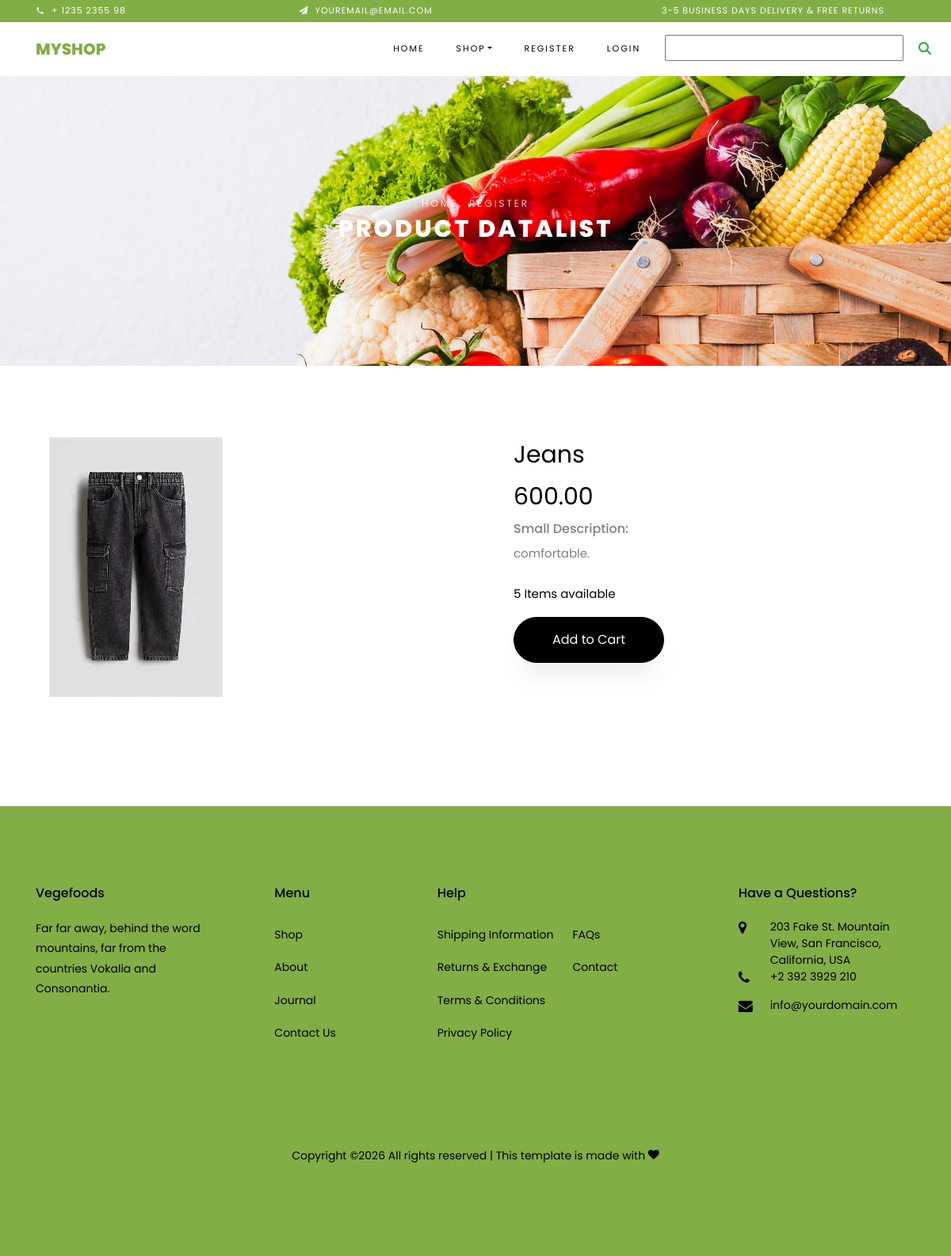
Page /productdetails/4 on the committed database.
### shop/models.py (models this page shows, shortened)
class Product(models.Model):
    name =models.CharField(max_length=100)
    description =models.TextField()
    image= models.ImageField(upload_to='products')
    stock = models.IntegerField()
    price = models.DecimalField(max_digits=10, decimal_places=2)
    available =models.BooleanField(default=True)
    category=models.ForeignKey(Category,on_delete = models.CASCADE,related_name='products')
    created_at = models.DateTimeField(auto_now_add=True)
    updated_at = models.DateTimeField(auto_now=True)

### shop/views.py (the view)
# urls.py: path('productdetails/<int:i>', views.ProductDetails.as_view(), name='productdetails'),
class ProductDetails(View):
    def get(self,request,i):
        p = Product.objects.get(id=i)
        context={'product':p}
        return render(request, 'productdetails.html',context)

### cart/context_processors.py (called while the page is built)
def cart_items(request):
    u=request.user
    total=0
    try:
     c=Cart.objects.filter(user=u)
     for i in c:
         total=total+i.quantity
    except:
          total=0
    return {'count':total}

### shop/context_processors.py (called while the page is built)
def menu_links(request):
    c = Category.objects.all()
    return {'link':c}

### templates/productdetails.html (shortened to what this page needs)
{% extends 'base.html' %}
{% load static %}
{% block header %}
    <div class="hero-wrap hero-bread" style="background-image: url({% static 'images/bg_1.jpg' %});">
      <div class="container">
        <div class="row no-gutters slider-text align-items-center justify-content-center">
          <div class="col-md-9 ftco-animate text-center">
          	<p class="breadcrumbs"><span class="mr-2"><a href="index.html">Home</a></span> <span>Register</span></p>
            <h1 class="mb-0 bread">product datalist</h1>
          </div>
        </div>
      </div>
    </div>
{% endblock %}
{%block content %}
{% load crispy_forms_tags %}
 <section class="ftco-section">
    	<div class="container">
    		<div class="row">
    			<div class="col-lg-6 mb-5 ftco-animate">
    				<a href="images/product-1.jpg" class="image-popup"><img src="{{product.image.url}}" class="img-fluid" alt="Colorlib Template"></a>
    			</div>
    			<div class="col-lg-6 product-details pl-md-5 ftco-animate">
    				<h3>{{product.name}}</h3>
    				<h4 class="price"><span>{{product.price}}</span></h4>
                    <h6> Small  Description:</h6>
    				<p class="text-align:justify">{{product.description}}.</p>
						<div class="row mt-4">
	          	<div class="col-md-12">
	          		<p style="color: #000;">{% if product.stock > 0 %}{{product.stock}} Items available{% else %}</p>
                    <p>Out Of Stock {% endif %}</p>
	          	</div>
          	</div>
                    {% if user.is_superuser == True %}
                    <a href="{% url 'shop:addstock' product.id %}" class="btn btn-black py-3 px-5">Add Stock</a>
                    {% else %}
          	<p><a href="{% url 'cart:addtocart' product.id %}" class="btn btn-black py-3 px-5">Add to Cart</a></p>
                    {% endif %}
    			</div>
    		</div>
    	</div>
 </section>
{% endblock %}

### rows in the picture
Product: image (picture), name "Jeans", price "600.00", description "comfortable", stock "5"
